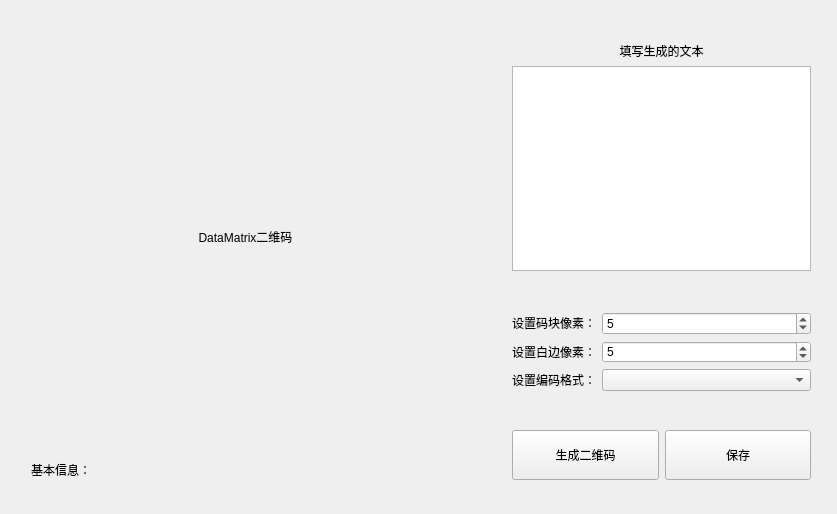
<?xml version="1.0" encoding="UTF-8"?>
<ui version="4.0">
 <class>Widget</class>
 <widget class="QWidget" name="Widget">
  <property name="geometry">
   <rect>
    <x>0</x>
    <y>0</y>
    <width>837</width>
    <height>514</height>
   </rect>
  </property>
  <property name="windowTitle">
   <string>DataMatrix生成器</string>
  </property>
  <widget class="QWidget" name="layoutWidget">
   <property name="geometry">
    <rect>
     <x>20</x>
     <y>20</y>
     <width>451</width>
     <height>481</height>
    </rect>
   </property>
   <layout class="QVBoxLayout" name="verticalLayout_3" stretch="10,1">
    <item>
     <widget class="QLabel" name="label">
      <property name="styleSheet">
       <string notr="true">font: 16pt &quot;黑体&quot;;</string>
      </property>
      <property name="text">
       <string>DataMatrix二维码</string>
      </property>
      <property name="alignment">
       <set>Qt::AlignCenter</set>
      </property>
     </widget>
    </item>
    <item>
     <widget class="QLabel" name="label_base">
      <property name="text">
       <string>基本信息：</string>
      </property>
     </widget>
    </item>
   </layout>
  </widget>
  <widget class="QWidget" name="">
   <property name="geometry">
    <rect>
     <x>501</x>
     <y>31</y>
     <width>321</width>
     <height>251</height>
    </rect>
   </property>
   <layout class="QVBoxLayout" name="verticalLayout_4">
    <item>
     <widget class="QLabel" name="label_2">
      <property name="styleSheet">
       <string notr="true">font: 10pt &quot;黑体&quot;;</string>
      </property>
      <property name="text">
       <string>填写生成的文本</string>
      </property>
      <property name="alignment">
       <set>Qt::AlignCenter</set>
      </property>
     </widget>
    </item>
    <item>
     <widget class="QTextEdit" name="textEdit">
      <property name="styleSheet">
       <string notr="true">font: 12pt &quot;黑体&quot;;</string>
      </property>
     </widget>
    </item>
   </layout>
  </widget>
  <widget class="QWidget" name="">
   <property name="geometry">
    <rect>
     <x>501</x>
     <y>301</y>
     <width>321</width>
     <height>101</height>
    </rect>
   </property>
   <layout class="QHBoxLayout" name="horizontalLayout" stretch="0,2">
    <item>
     <layout class="QVBoxLayout" name="verticalLayout">
      <item>
       <widget class="QLabel" name="label_3">
        <property name="styleSheet">
         <string notr="true">font: 10pt &quot;黑体&quot;;</string>
        </property>
        <property name="text">
         <string>设置码块像素：</string>
        </property>
        <property name="alignment">
         <set>Qt::AlignCenter</set>
        </property>
       </widget>
      </item>
      <item>
       <widget class="QLabel" name="label_4">
        <property name="styleSheet">
         <string notr="true">font: 10pt &quot;黑体&quot;;</string>
        </property>
        <property name="text">
         <string>设置白边像素：</string>
        </property>
        <property name="alignment">
         <set>Qt::AlignCenter</set>
        </property>
       </widget>
      </item>
      <item>
       <widget class="QLabel" name="label_5">
        <property name="styleSheet">
         <string notr="true">font: 10pt &quot;黑体&quot;;</string>
        </property>
        <property name="text">
         <string>设置编码格式：</string>
        </property>
        <property name="alignment">
         <set>Qt::AlignRight|Qt::AlignTrailing|Qt::AlignVCenter</set>
        </property>
       </widget>
      </item>
     </layout>
    </item>
    <item>
     <layout class="QVBoxLayout" name="verticalLayout_2">
      <item>
       <widget class="QSpinBox" name="spinBox_moduleSize">
        <property name="minimum">
         <number>1</number>
        </property>
        <property name="maximum">
         <number>100</number>
        </property>
        <property name="value">
         <number>5</number>
        </property>
       </widget>
      </item>
      <item>
       <widget class="QSpinBox" name="spinBox_marginSize">
        <property name="minimum">
         <number>1</number>
        </property>
        <property name="maximum">
         <number>100</number>
        </property>
        <property name="value">
         <number>5</number>
        </property>
       </widget>
      </item>
      <item>
       <widget class="QComboBox" name="comboBox">
        <property name="styleSheet">
         <string notr="true">font: 8pt &quot;黑体&quot;;</string>
        </property>
       </widget>
      </item>
     </layout>
    </item>
   </layout>
  </widget>
  <widget class="QWidget" name="">
   <property name="geometry">
    <rect>
     <x>501</x>
     <y>415</y>
     <width>321</width>
     <height>81</height>
    </rect>
   </property>
   <layout class="QHBoxLayout" name="horizontalLayout_2">
    <item>
     <widget class="QPushButton" name="pushButton">
      <property name="minimumSize">
       <size>
        <width>20</width>
        <height>50</height>
       </size>
      </property>
      <property name="text">
       <string>生成二维码</string>
      </property>
     </widget>
    </item>
    <item>
     <widget class="QPushButton" name="pushButton_2">
      <property name="minimumSize">
       <size>
        <width>20</width>
        <height>50</height>
       </size>
      </property>
      <property name="text">
       <string>保存</string>
      </property>
     </widget>
    </item>
   </layout>
  </widget>
 </widget>
 <layoutdefault spacing="6" margin="11"/>
 <resources/>
 <connections/>
</ui>
